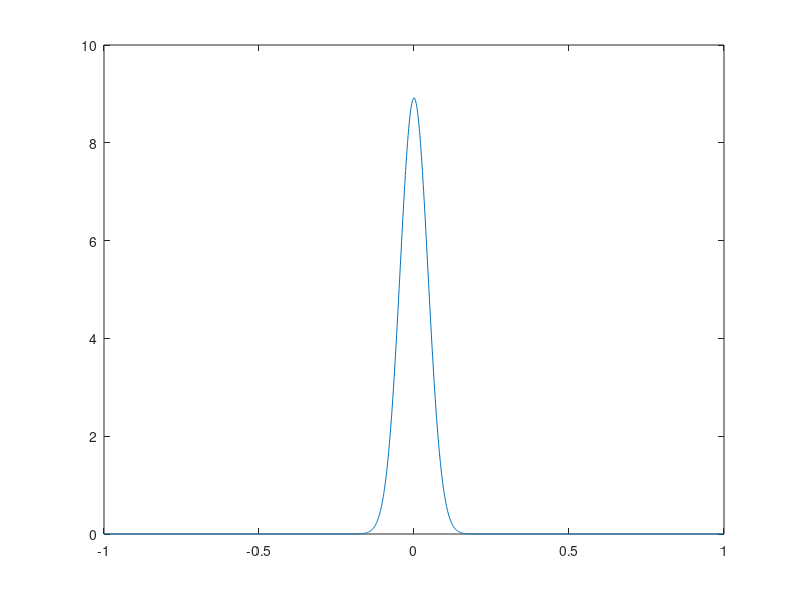

Here is the MATLAB script that generated this plot:
clear

dr=0.001;

r=-1:dr:1;

Np=500;

p=(1-r.^2).^((Np-2)/2); % un-normalised pdf

p=p/(sum(p)*dr); % normalised pdf

figure;plot(r,p)
